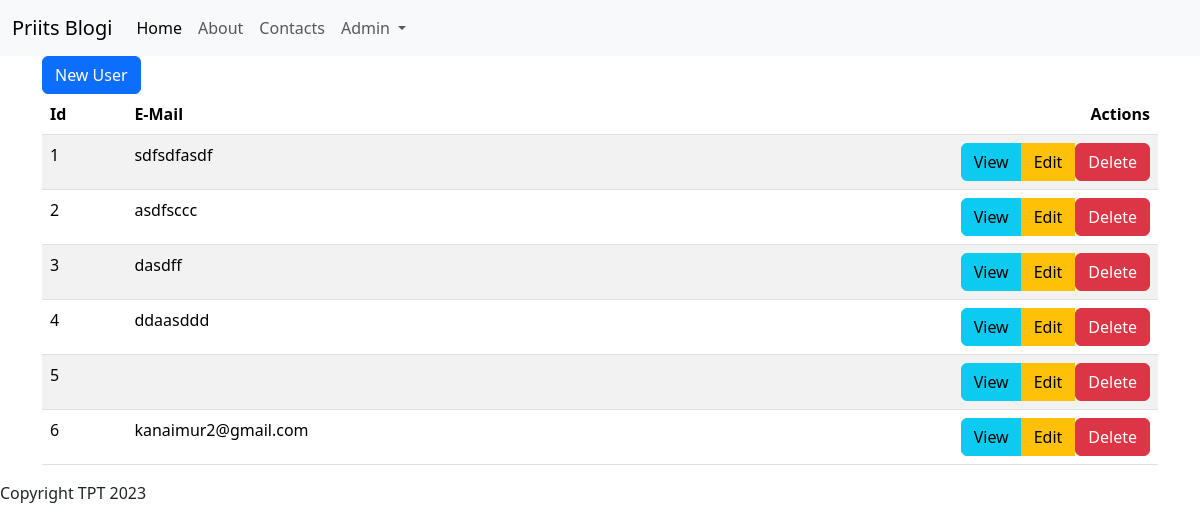
Before: /admin/users with the older database file.
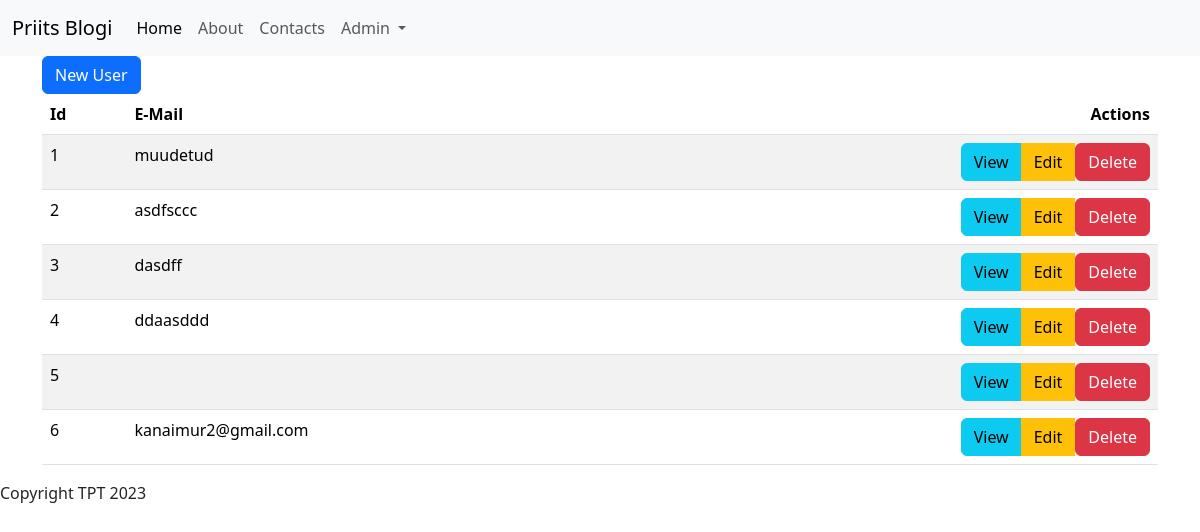
After: the same page with the newer database file.
### tables this page shows
CREATE TABLE users
(
    id       integer
        constraint users_pk
            primary key autoincrement,
    email    text not null
        constraint users_pk2
            unique,
    password text not null
);

### src/Router.php (called while the page is built, shortened)
<?php
class Router {
    public static $routes = [];
    public $path;
    public $method;
    public function __construct($path, $method)
    {
        $this->path = parse_url($path, PHP_URL_PATH);
        $this->method = $method;
    }
    public function match(){
        foreach(self::$routes as $route){
            if($route['path'] === $this->path && $route['method'] === $this->method){
                return $route;
            }
        }
    }
    public static function addRoute($method, $path, $action){
        self::$routes[] = [
            'method' => $method,
            'path' => $path,
            'action' => $action
        ];
    }
}

### src/Controllers/UsersController.php (called while the page is built, shortened)
<?php
class UsersController {
    public function index(){
        $users = User::all();
        include 'views/users/index.php';
    }
}

### src/DB.php (called while the page is built, shortened)
<?php
class DB {
    public $conn;
    public function __construct()
    {
        try {
            $this->conn = new PDO("sqlite:db.sqlite");
            $this->conn->setAttribute(PDO::ATTR_ERRMODE, PDO::ERRMODE_EXCEPTION);
        } catch(PDOException $e) {
            echo "Connection failed: " . $e->getMessage();
        }
    }
    public function all($table, $class){
        $stmt = $this->conn->prepare("SELECT * FROM $table");
        $stmt->execute();
        $stmt->setFetchMode(PDO::FETCH_CLASS, $class);
        return $stmt->fetchAll();
    }
}

### src/Models/Model.php (called while the page is built, shortened)
<?php
class Model {
    public static $table;
    public static function all(){
        $db = new DB();
        return $db->all(static::$table, static::class);
    }
}

### views/users/index.php (the view)
<?php include 'views/partials/header.php' ?>
    <a class="btn btn-primary" href="/admin/users/new">New User</a>
    <table class="table table-striped table-hover">
        <thead>
            <th>Id</th>
            <th>E-Mail</th>
            <th class="text-end">Actions</th>
        </thead>
        <tbody>
            <?php foreach($users as $user): ?>
                <tr>
                    <td><?=$user->id?></td>
                    <td><?=$user->email?></td>
                    <td class="text-end">
                    <div class="btn-group" role="group" aria-label="New User">
                        <a class="btn btn-info" href="/admin/users/show?id=<?=$user->id?>">View</a>
                        <a class="btn btn-warning" href="/admin/users/edit?id=<?=$user->id?>">Edit</a>
                        <form action="/admin/users/delete?id=<?=$user->id?>" method="POST" style="display: inline;">
                            <button type="submit" class="btn btn-danger">Delete</button>
                        </form>
                    </div>
                    </td>
                </tr>
            <?php endforeach; ?>
        </tbody>
    </table>
<?php include 'views/partials/footer.php' ?>

### public/index.php (shortened to what this page needs)
<?php
spl_autoload_register(function ($class){
    $class = substr($class, 4);
    $class = str_replace('\\', '/', $class);
});
$router = new App\Router($_SERVER['REQUEST_URI'], $_SERVER['REQUEST_METHOD']);
$match = $router->match();
if($match){
    if(is_callable($match['action'])){
        call_user_func($match['action']);
    } else if(is_array($match['action']) && count($match['action']) === 2){
        $controller = new $class();
        $method = $match['action'][1];
        $controller->$method();
    }
} else {
    http_response_code(404);
    include 'views/404.php';
}

### views/partials/header.php (shortened to what this page needs)
<!DOCTYPE html>
<html lang="en">
<head>
    <link href="https://cdn.jsdelivr.net/npm/bootstrap@5.3.2/dist/css/bootstrap.min.css" rel="stylesheet">
</head>
<body>
    <?php include 'nav.php' ?>
<div class="container">

### views/partials/nav.php (shortened to what this page needs)
<nav class="navbar navbar-expand-lg bg-body-tertiary">
  <div class="container-fluid">
    <a class="navbar-brand" href="/">Priits Blogi</a>
    <div class="collapse navbar-collapse" id="navbarNav">
      <ul class="navbar-nav">
        <li class="nav-item">
          <a class="nav-link active" aria-current="page" href="/">Home</a>
        </li>
        <li class="nav-item">
          <a class="nav-link" href="/about">About</a>
        </li>
        <li class="nav-item">
          <a class="nav-link" href="/contacts">Contacts</a>
        </li>
        <li class="nav-item dropdown">
          <a class="nav-link dropdown-toggle" href="#" role="button" data-bs-toggle="dropdown" aria-expanded="false">
            Admin
          </a>
        </li>
      </ul>
    </div>
  </div>
</nav>

### views/partials/footer.php (shortened to what this page needs)
</div>
<footer>
    Copyright TPT 2023
</footer>
</body>
</html>

Changed rows visible on the page:
changed users id 1: email "sdfsdfasdf" → "muudetud"
